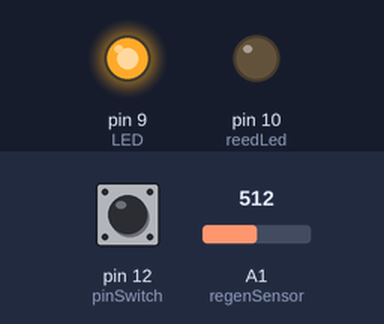
Bench run of a sketch on a simulated Arduino Uno, built with avr-gcc and run on an emulated ATmega328P. Shown: output pins drawn as LEDs (lit = HIGH). The inputs (shaded band) are chosen by the test bench; at power-on: pin 12 (pinSwitch) LOW, A1 (regenSensor) = 512. What the sketch prints to the serial monitor is not drawn.

Above: at 1.2 s.
1.3 s: pin 12 (pinSwitch) pulled HIGH for 0.5 s
At 1.8 s:
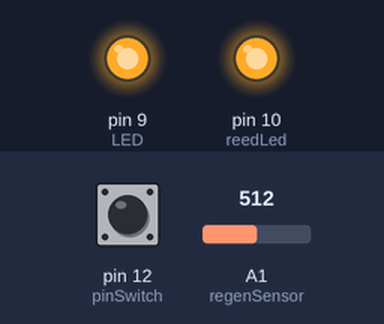
3.5 s: A1 (regenSensor) set to 683
5.0 s: A1 (regenSensor) set to 712
At 6.3 s:
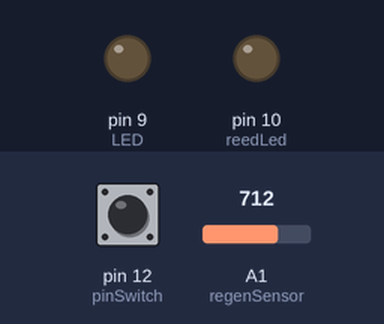
6.7 s: pin 12 (pinSwitch) pulled HIGH for 1 s
At 7.6 s:
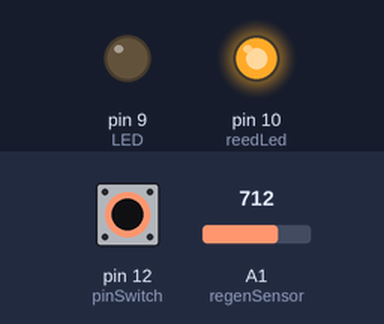
9.5 s: pin 12 (pinSwitch) pulled HIGH for 3.2 s
At 13.7 s:
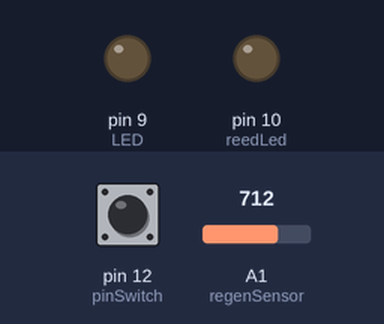
14.3 s: A1 (regenSensor) set to 690
At 15.1 s:
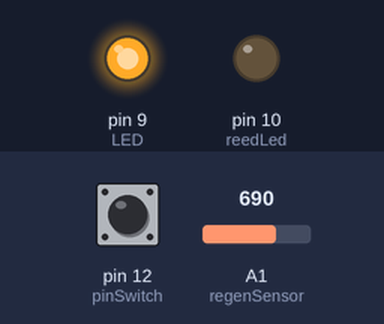
Timing chart, 0 to 16.9 s (numbered marks = the images above; inputs shaded):
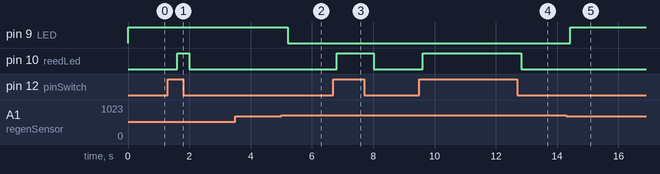

Measured:
- the behaviour switches between 700 and 701 on A1 (regenSensor) (found by bisection; images 1 and 2)
- after the input at 1.3 s, pin 10 (reedLed): LOW → HIGH after 0.30 s, → LOW 0.40 s later
- after the input at 3.5 s, every drawn part: stays the same
- after the input at 5.0 s, pin 9 (LED): HIGH → LOW after 0.21 s
- after the input at 6.7 s, pin 10 (reedLed): LOW → HIGH after 0.11 s, → LOW 1.2 s later
- after the input at 9.5 s, pin 10 (reedLed): LOW → HIGH after 0.12 s, → LOW 3.2 s later
- after the input at 14.3 s, pin 9 (LED): LOW → HIGH after 0.13 s

The sketch:

WeatherBuddy.ino
```cpp
// start met code van Bas die niet werkte, uplouds github door mij (Iris), Beetje vieze code nog maar het weerstation staat ;)

int pinSwitch = 12;  //Pin Reed
int regenSensor = A1; // Regensensor aan analoge ingang 1, als regensor dan gaat led 9 (rood) branden
int LED = 9; // LED aan pen 9 gaat aan als het sneeuwt of refent
int reedLed = 10; // LED voor de reed, groen
int val = 0;  // = dus de regensensorwaarde
int StatoSwitch = 0;
// andere ledje direct in 5V geeft aan of hij aan is (rood)


void setup()
{
  Serial.begin(115200);//Serial.begin(9600);
  pinMode(reedLed, OUTPUT);
  pinMode(pinSwitch, INPUT);
  pinMode(LED, OUTPUT);
}

void loop() {
  val = analogRead(regenSensor);
  if (val > 700)
  {
    digitalWrite(LED, LOW);
  }
  else {
    digitalWrite(LED, HIGH);
  }
  Serial.print("Neerslaghoeveelheid: " );
  Serial.print(val);
  delay(400);


  StatoSwitch = digitalRead(pinSwitch);
  if (StatoSwitch == HIGH)
  {
    Serial.println(" Magnet near Reed Switch detected! ");
    digitalWrite(reedLed, HIGH);
  }
  else
  {
    Serial.println(" No Magnet Detected ");
    digitalWrite(reedLed, LOW);
  }

}
```
